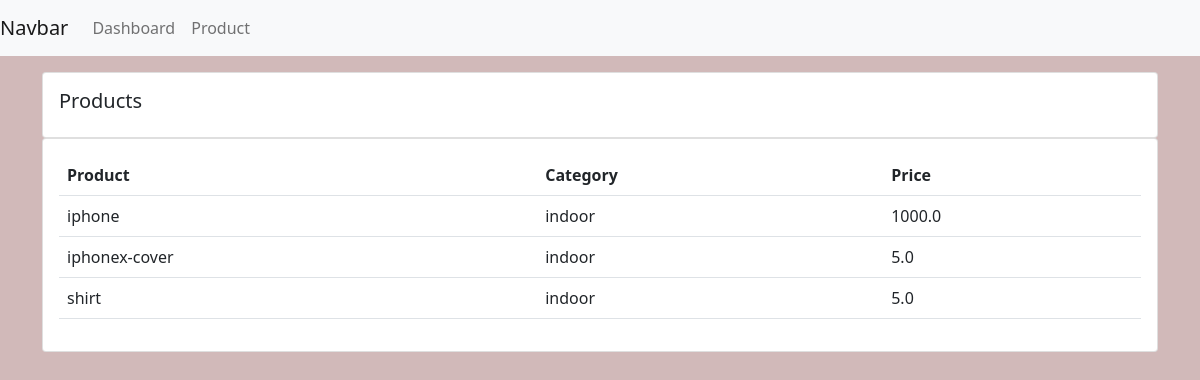
Screenshot of /products/ with the database file from the repository.
### accounts/models.py (models this page shows, shortened)
class Product(models.Model):
    category=(
        ('indoor','In Door'),
        ('outdoor','Out Door')
    )
    name=models.CharField(max_length=200,null=True)
    price=models.FloatField(null=True)
    category=models.CharField(max_length=200,null=True,choices=category)
    description=models.CharField(max_length=200,null=True,blank=True)
    created_at=models.DateTimeField(auto_now_add=True)
    tags=models.ManyToManyField(Tag)

### accounts/views.py (the view)
# urls.py: path('products/',views.products,name='products'),
def products(request):
    products=Product.objects.all()
    return render(request,'accounts/products.html',{
        'products':products
    })

### accounts/templates/accounts/products.html
{% extends 'accounts/master.html' %}
{% block content %}
<div class="row">
    <div class="col-md">
        <div class="card card-body">
            <h5>Products</h5>
        </div>
        <div class="card card-body">
            <table class="table">
                <tr>
                    <th>Product</th>
                    <th>Category</th>
                    <th>Price</th>
                </tr>
                {% for product in products %}
                <tr>
                    <td>{{product.name}}</td>
                    <td>{{product.category}}</td>
                    <td>{{product.price}}</td>
                </tr>
                {% endfor %}
            </table>
        </div>
    </div>
</div>
{% endblock content %}

### accounts/static/accounts/css/style.css (style rules this page uses)
body { background-color: rgb(209, 185, 185); }

### rows the page displays
Product: name "iphone", category "indoor", price "1000.0"
Product: name "iphonex-cover", category "indoor", price "5.0"
Product: name "shirt", category "indoor", price "5.0"
